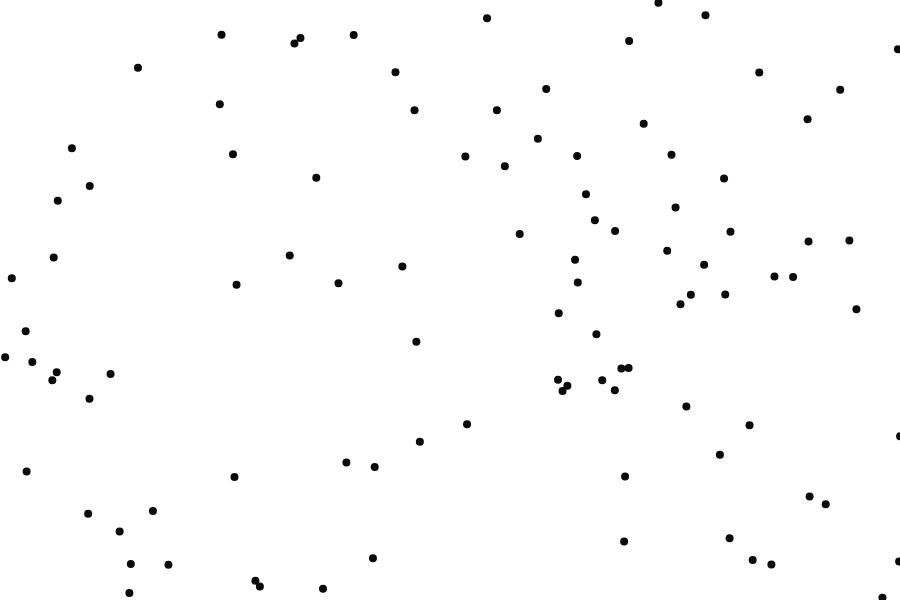
Frame 1 (no input)
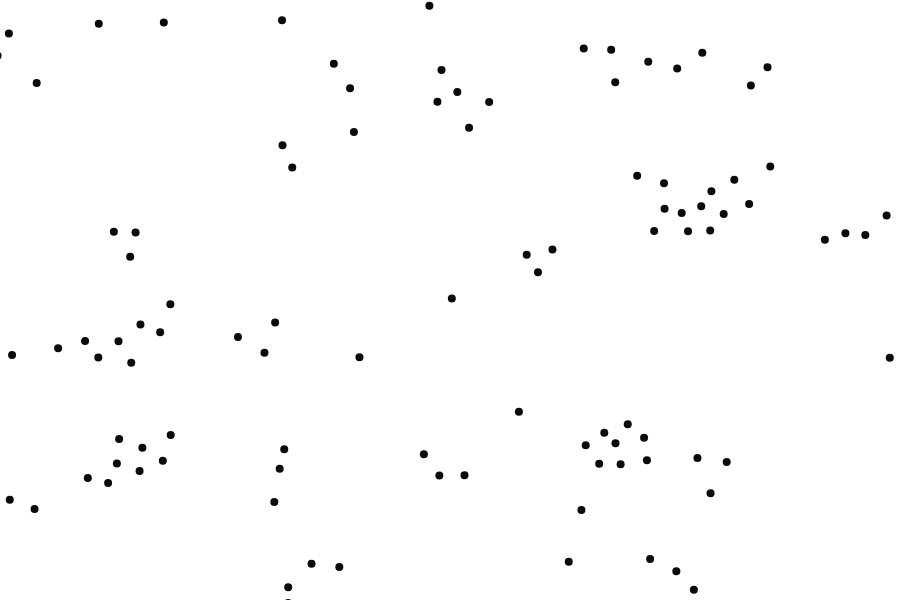
Frame 60 (no input)
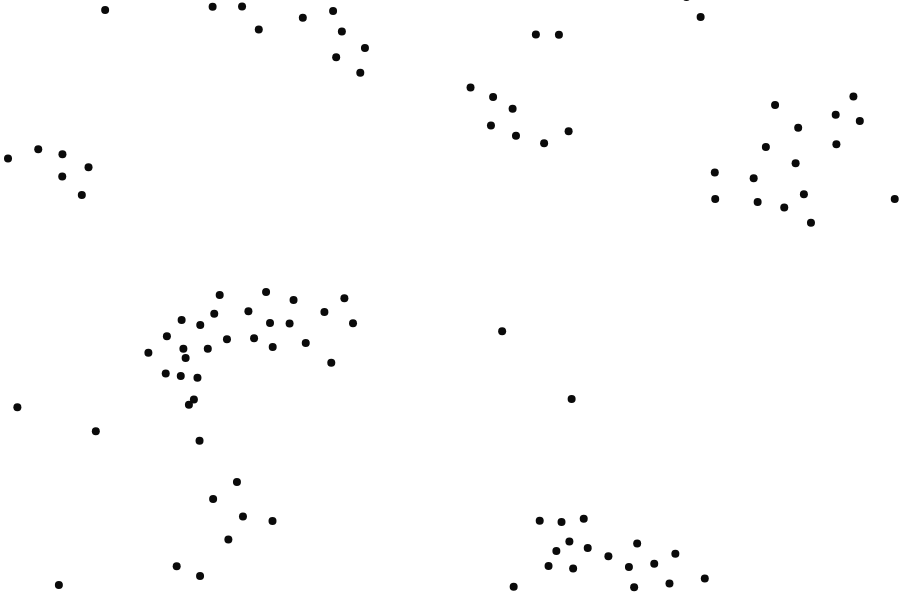
Frame 120 (the mouse pressed at the canvas centre since frame 60)

The p5.js sketch that drew these frames (run headless with seeded random() and noise() and a simulated clock; from frame 60 on, the mouse is pressed at the canvas centre):

// p5.js sketch
// ── sketch.js
/*
 * @name Flocking
 * @description Demonstration of <a href="http://www.red3d.com/cwr/">Craig Reynolds' "Flocking" behavior</a>.<br>
 * (Rules: Cohesion, Separation, Alignment.)<br>
 * From <a href="http://natureofcode.com">natureofcode.com</a>.
 */
let boids = [];

function setup() {
  createCanvas(900, 600);

  // Add an initial set of boids into the system
  for (let i = 0; i < 100; i++) {
    boids[i] = new Boid(random(width), random(height));
  }
}

function draw() {
  background(255);
  // Run all the boids
  for (let i = 0; i < boids.length; i++) {
    boids[i].run(boids);
  }
}

// Boid class
// Methods for Separation, Cohesion, Alignment added
class Boid {
  constructor(x, y) {
    this.acceleration = createVector(0, 0);
    this.velocity = p5.Vector.random2D();
    this.position = createVector(x, y);
    this.r = 3.0;
    this.maxspeed = 3;    // Maximum speed
    this.maxforce = 0.05; // Maximum steering force
  }

  run(boids) {
    this.flock(boids);
    this.update();
    this.borders();
    this.render();
  }
  
  // Forces go into acceleration
  applyForce(force) {
    this.acceleration.add(force);
  }
  
  // We accumulate a new acceleration each time based on three rules
  flock(boids) {
    let sep = this.separate(boids); // Separation
    let ali = this.align(boids);    // Alignment
    let coh = this.cohesion(boids); // Cohesion
    // Arbitrarily weight these forces
    sep.mult(2.5);
    ali.mult(1.0);
    coh.mult(1.0);
    // Add the force vectors to acceleration
    this.applyForce(sep);
    this.applyForce(ali);
    this.applyForce(coh);
  }
  
  // Method to update location
  update() {
    // Update velocity
    this.velocity.add(this.acceleration);
    // Limit speed
    this.velocity.limit(this.maxspeed);
    this.position.add(this.velocity);
    // Reset acceleration to 0 each cycle
    this.acceleration.mult(0);
  }
  
  // A method that calculates and applies a steering force towards a target
  // STEER = DESIRED MINUS VELOCITY
  seek(target) {
    let desired = p5.Vector.sub(target, this.position); // A vector pointing from the location to the target
    // Normalize desired and scale to maximum speed
    desired.normalize();
    desired.mult(this.maxspeed);
    // Steering = Desired minus Velocity
    let steer = p5.Vector.sub(desired, this.velocity);
    steer.limit(this.maxforce); // Limit to maximum steering force
    return steer;
  }
  
  // Draw boid as a circle
  render() {
    fill(10);
    noStroke();
    ellipse(this.position.x, this.position.y, 8, 8);
  }
  
  // Wraparound
  borders() {
    if (this.position.x < -this.r) this.position.x = width + this.r;
    if (this.position.y < -this.r) this.position.y = height + this.r;
    if (this.position.x > width + this.r) this.position.x = -this.r;
    if (this.position.y > height + this.r) this.position.y = -this.r;
  }
  
  // Separation
  // Method checks for nearby boids and steers away
  separate(boids) {
    let desiredseparation = 25.0;
    let steer = createVector(0, 0);
    let count = 0;
    // For every boid in the system, check if it's too close
    for (let i = 0; i < boids.length; i++) {
      let d = p5.Vector.dist(this.position, boids[i].position);
      // If the distance is greater than 0 and less than an arbitrary amount (0 when you are yourself)
      if ((d > 0) && (d < desiredseparation)) {
        // Calculate vector pointing away from neighbor
        let diff = p5.Vector.sub(this.position, boids[i].position);
        diff.normalize();
        diff.div(d); // Weight by distance
        steer.add(diff);
        count++; // Keep track of how many
      }
    }
    // Average -- divide by how many
    if (count > 0) {
      steer.div(count);
    }
  
    // As long as the vector is greater than 0
    if (steer.mag() > 0) {
      // Implement Reynolds: Steering = Desired - Velocity
      steer.normalize();
      steer.mult(this.maxspeed);
      steer.sub(this.velocity);
      steer.limit(this.maxforce);
    }
    return steer;
  }
  
  // Alignment
  // For every nearby boid in the system, calculate the average velocity
  align(boids) {
    let neighbordist = 50;
    let sum = createVector(0, 0);
    let count = 0;
    for (let i = 0; i < boids.length; i++) {
      let d = p5.Vector.dist(this.position, boids[i].position);
      if ((d > 0) && (d < neighbordist)) {
        sum.add(boids[i].velocity);
        count++;
      }
    }
    if (count > 0) {
      sum.div(count);
      sum.normalize();
      sum.mult(this.maxspeed);
      let steer = p5.Vector.sub(sum, this.velocity);
      steer.limit(this.maxforce);
      return steer;
    } else {
      return createVector(0, 0);
    }
  }
  
  // Cohesion
  // For the average location (i.e. center) of all nearby boids, calculate steering vector towards that location
  cohesion(boids) {
    let neighbordist = 50;
    let sum = createVector(0, 0); // Start with empty vector to accumulate all locations
    let count = 0;
    for (let i = 0; i < boids.length; i++) {
      let d = p5.Vector.dist(this.position, boids[i].position);
      if ((d > 0) && (d < neighbordist)) {
        sum.add(boids[i].position); // Add location
        count++;
      }
    }
    if (count > 0) {
      sum.div(count);
      return this.seek(sum); // Steer towards the location
    } else {
      return createVector(0, 0);
    }
  }  
}
